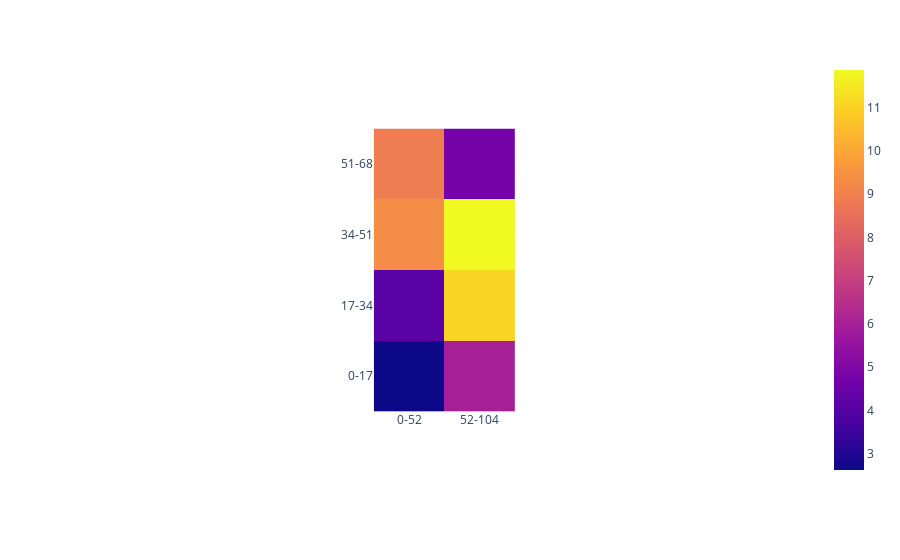

The notebook cell this image was saved under:
### Code cell
pcolorplotter(lcb_rf_regionwisevaep)

### Figure 1 — Plotly figure (JSON) as saved in the notebook; plotly's stock layout.template omitted (floating-point values rounded to 4 significant figures)
{"data": [{"coloraxis": "coloraxis", "hovertemplate": "x: %{x}<br>y: %{y}<br>color: %{z}<extra></extra>", "type": "heatmap", "x": ["0-52", "52-104"], "y": ["51-68", "34-51", "17-34", "0-17"], "z": [[8.887, 4.731], [9.339, 11.88], [4.079, 11.07], [2.62, 5.988]]}], "layout": {"autosize": true, "coloraxis": {"colorscale": [[0, "#0d0887"], [0.1111, "#46039f"], [0.2222, "#7201a8"], [0.3333, "#9c179e"], [0.4444, "#bd3786"], [0.5556, "#d8576b"], [0.6667, "#ed7953"], [0.7778, "#fb9f3a"], [0.8889, "#fdca26"], [1, "#f0f921"]]}, "margin": {"t": 60}, "xaxis": {"autorange": true, "constrain": "domain", "domain": [0.403, 0.597], "range": [-0.5, 1.5], "scaleanchor": "y", "type": "category"}, "yaxis": {"autorange": true, "constrain": "domain", "domain": [0, 1], "range": [3.5, -0.5], "type": "category"}}}
